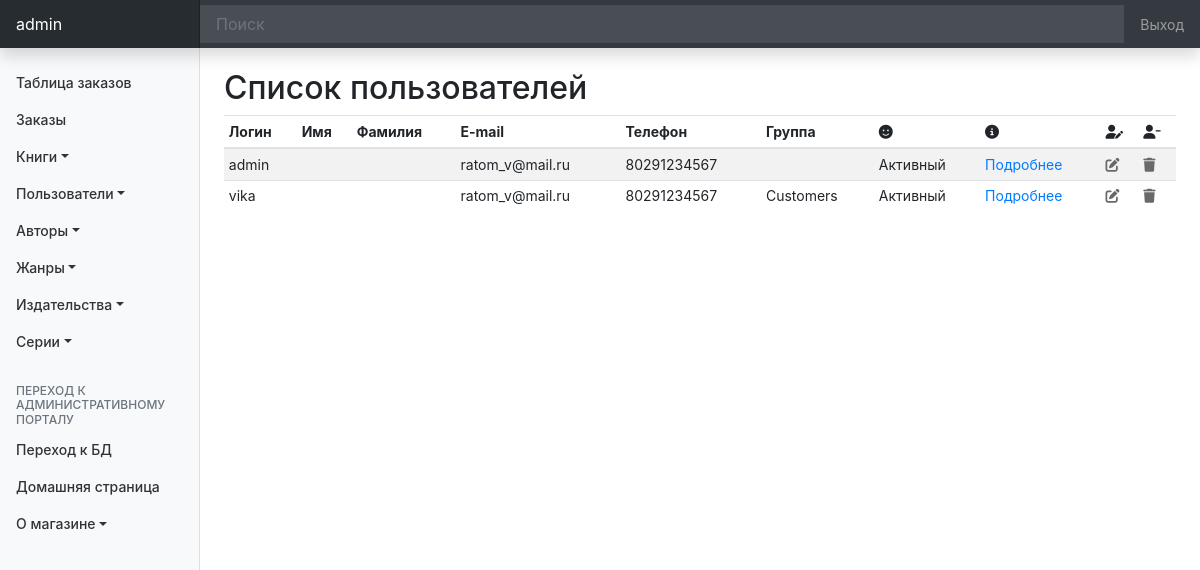
The page /customer/list/ (signed in) on the database as committed earlier.
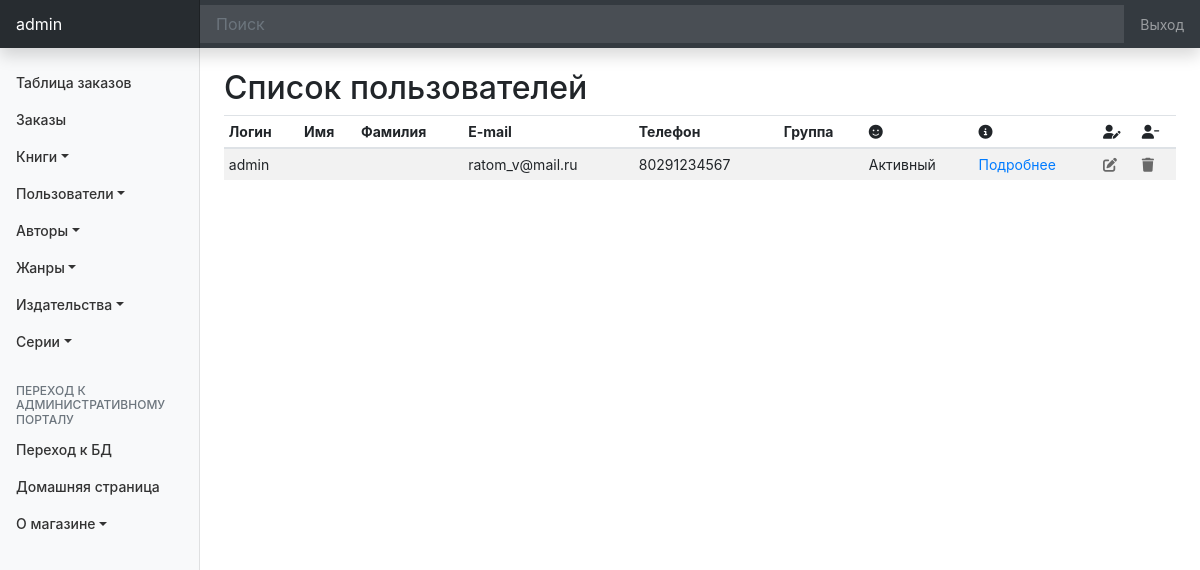
The same page on the database as committed later.
### customers/models.py (models this page shows, shortened)
class Customer(models.Model):
    user = models.OneToOneField(
        User,
        on_delete=models.PROTECT,
    )
    code_phone = models.SmallIntegerField(
        verbose_name='Код номера',
        choices=((8029, '(029)'),(8033, '(033)'),(8044, '(044)'),(8017, '(017)')),
    )
    phone = models.PositiveIntegerField(
        verbose_name='Телефон',
        help_text='7 цифр',
    )
    country = models.CharField(
        verbose_name='Страна',
        max_length= 100,
        null=True,
        blank=True,
    )
    city = models.CharField(
        verbose_name='Город',
        max_length= 100,
        null=True,
        blank=True,
    )
    index = models.PositiveSmallIntegerField(
        verbose_name='Почтовый индекс',
        null=True,
        blank=True,
    )
    address_1 = models.CharField(
        verbose_name='Адрес 1',
        max_length= 200,
        null=True,
        blank=True,
    )
    address_2 = models.CharField(
        verbose_name='Адрес 2',
        max_length= 200,
        null=True,
        blank=True,
    )
    group = models.OneToOneField(
        Group,
        verbose_name='Группа',
        on_delete=models.PROTECT,
        null=True,
        blank=True,
    )
    class Meta:
        ordering = ['user']
        verbose_name = 'Пользователь'
        verbose_name_plural = 'Пользователи'

### customers/views.py (the view)
# urls.py: path('list/', CustomerList.as_view(), name='list'),
class CustomerList(LoginRequiredMixin, ListView):
    template_name = 'customer/list_customer.html'
    model = Customer
    form_class = CustomerForm
    paginate_by = 20

### customers/templates/customer/list_customer.html (shortened to what this page needs)
{% extends 'base_admin.html' %}
{% block body %}
    {% include "top_menu_admin.html" %}
    <br>
    <h2 id="list-customer">Список пользователей</h2>
    <div class="table-responsive">
        <table class="table table-striped table-sm">
            <thead>
                <tr>
                <th>Логин</th>
                <th>Имя</th>
                <th>Фамилия</th>
                <th>E-mail</th>
                <th>Телефон</th>
                <th>Группа</th>
                <th><i class="fas fa-smile"></i></th>
                <th><i class="fas fa-info-circle"></i></th>
                <th><i class="fas fa-user-edit"></i></th>
                <th><i class="fas fa-user-minus"></i></th>
                </tr>
            </thead>
            <tbody>
                {% for customer in object_list %}
                    <tr>
                        <td>{{ customer.user.username }}</td>
                        <td>{{ customer.user.first_name }}</td>
                        <td>{{ customer.user.last_name }}</td>
                        <td>{{ customer.user.email }}</td>
                        <td>{{ customer.code_phone }}{{ customer.phone }}</td>
                        <td>
                            {% if customer.user.groups.all|length == 1 %}
                                {{ customer.user.groups.all.0.name }}
                            {% else %}
                                {% for group in customer.user.groups.all %}
                                    {{ group.name }}
                                {% endfor %}
                            {% endif %}
                        </td>
                        <td>
                            {% if customer.user.is_active %}
                                Активный
                            {% else %}
                                Неактивный
                            {% endif %}
                        </td>
                        <td><a href="{% url 'customer:detail' customer.pk %}" title="подробнее">Подробнее</a></td>
                        <td><a href="{% url 'customer:updatemainadmin' customer.pk %}" title="редактировать"><i style="color:#696969" class="fas fa-edit"></i></a></td>
                        <td><a href="{% url 'customer:delete' customer.pk %}" title="удалить"><i style="color:#696969" class="fas fa-trash"></i></a></td>
                    </tr>
                {% endfor %}
            </tbody>
        </table>
        <br>
    </div>
{% endblock body %}

### templates/base_admin.html (shortened to what this page needs)
{% load static %}
<!doctype html>
<html lang="en">
    <head>
        <link rel="stylesheet" href="https://stackpath.bootstrapcdn.com/bootstrap/4.5.0/css/bootstrap.min.css">
        <link href="{% static 'css/dashboard.css' %}" rel="stylesheet">
    </head>
    <body>
        <nav class="navbar navbar-dark sticky-top bg-dark flex-md-nowrap p-0 shadow">
            {% if user.get_full_name %}
                <a class="navbar-brand col-md-3 col-lg-2 mr-0 px-3" href="{% url 'customer:detail' user.pk %}">{{ user.get_full_name }}</a>
            {% else %}
                <a class="navbar-brand col-md-3 col-lg-2 mr-0 px-3" href="{% url 'customer:detail' user.pk %}">{{ user.get_username }}</a>
            {% endif %}
            <input class="form-control form-control-dark w-100" type="text" placeholder="Поиск" aria-label="Поиск">
            <ul class="navbar-nav px-3">
                <li class="nav-item text-nowrap">
                    <a class="nav-link" href="{% url 'log_out' %}">Выход</a>
                </li>
            </ul>
        </nav>
        <main role="main" class="col-md-9 ml-sm-auto col-lg-10 px-md-4">
                {% block body %}
                {% endblock body %}
        </main>
    </body>
</html>

### templates/top_menu_admin.html (shortened to what this page needs)
<div class="container-fluid">
            <div class="row">
                <nav id="sidebarMenu" class="col-md-3 col-lg-2 d-md-block bg-light sidebar collapse">
                    <div class="sidebar-sticky pt-3">
                        <ul class="nav flex-column">
                            <li class="nav-item">
                                <a class="nav-link" href="#">
                                    Таблица заказов<span class="sr-only">(current)</span>
                                </a>
                            </li>
                            <li class="nav-item">
                                <a class="nav-link" href="#">
                                    </span>Заказы
                                </a>
                            </li>
                            <li class="nav-item dropdown">
                                <a class="nav-link dropdown-toggle" href="#" id="dropdown01" data-toggle="dropdown" aria-haspopup="true" aria-expanded="false">Книги</a>
                            </li>
                            <li class="nav-item dropdown">
                                <a class="nav-link dropdown-toggle" href="#" id="dropdown01" data-toggle="dropdown" aria-haspopup="true" aria-expanded="false">Пользователи</a>
                            </li>
                            <li class="nav-item dropdown">
                                <a class="nav-link dropdown-toggle" href="#" id="dropdown01" data-toggle="dropdown" aria-haspopup="true" aria-expanded="false">Авторы</a>
                            </li>
                            <li class="nav-item dropdown">
                                <a class="nav-link dropdown-toggle" href="#" id="dropdown01" data-toggle="dropdown" aria-haspopup="true" aria-expanded="false">Жанры</a>
                            </li>
                            <li class="nav-item dropdown">
                                <a class="nav-link dropdown-toggle" href="#" id="dropdown01" data-toggle="dropdown" aria-haspopup="true" aria-expanded="false">Издательства</a>
                            </li>
                            <li class="nav-item dropdown">
                                <a class="nav-link dropdown-toggle" href="#" id="dropdown01" data-toggle="dropdown" aria-haspopup="true" aria-expanded="false">Серии</a>
                            </li>
                        </ul>
                        <h6 class="sidebar-heading d-flex justify-content-between align-items-center px-3 mt-4 mb-1 text-muted">
                            <span>Переход к административному порталу</span>
                        </h6>
                        <ul class="nav flex-column mb-2">
                            {% if perms.bookapp.view_admin_db %}
                                <li class="nav-item">
                                    <a class="nav-link" href="/admin/">
                                        Переход к БД
                                    </a>
                                </li>
                            {% endif %}
                            <li class="nav-item">
                                <a class="nav-link" href="{% url 'main' %}">
                                    Домашняя страница
                                </a>
                            </li>
                            <li class="nav-item dropdown">
                                <a class="nav-link dropdown-toggle" href="#" id="dropdown01" data-toggle="dropdown" aria-haspopup="true" aria-expanded="false">О магазине</a>
                            </li>
                        </ul>
                    </div>
                </nav>
             </div>
        </div>

### static/css/dashboard.css (style rules this page uses)
body { font-size: .875rem; }
.sidebar { position: fixed; top: 0; bottom: 0; left: 0; z-index: 100; padding: 48px 0 0; box-shadow: inset -1px 0 0 rgba(0, 0, 0, .1); }
.sidebar-sticky { position: relative; top: 0; height: calc(100vh - 48px); padding-top: .5rem; overflow-x: hidden; overflow-y: auto; }
.sidebar .nav-link { font-weight: 500; color: #333; }
.sidebar-heading { font-size: .75rem; text-transform: uppercase; }
.navbar-brand { padding-top: .75rem; padding-bottom: .75rem; font-size: 1rem; background-color: rgba(0, 0, 0, .25); box-shadow: inset -1px 0 0 rgba(0, 0, 0, .25); }
.navbar .form-control { padding: .75rem 1rem; border-width: 0; border-radius: 0; }
.form-control-dark { color: #fff; background-color: rgba(255, 255, 255, .1); border-color: rgba(255, 255, 255, .1); }

Rows that differ between the two databases and show on the page:
removed Customer: user.username "vika", user.email "ratom_v@mail.ru", code_phone "8029", phone "1234567", user.groups.all.0.name "Customers", shows "Активный"
